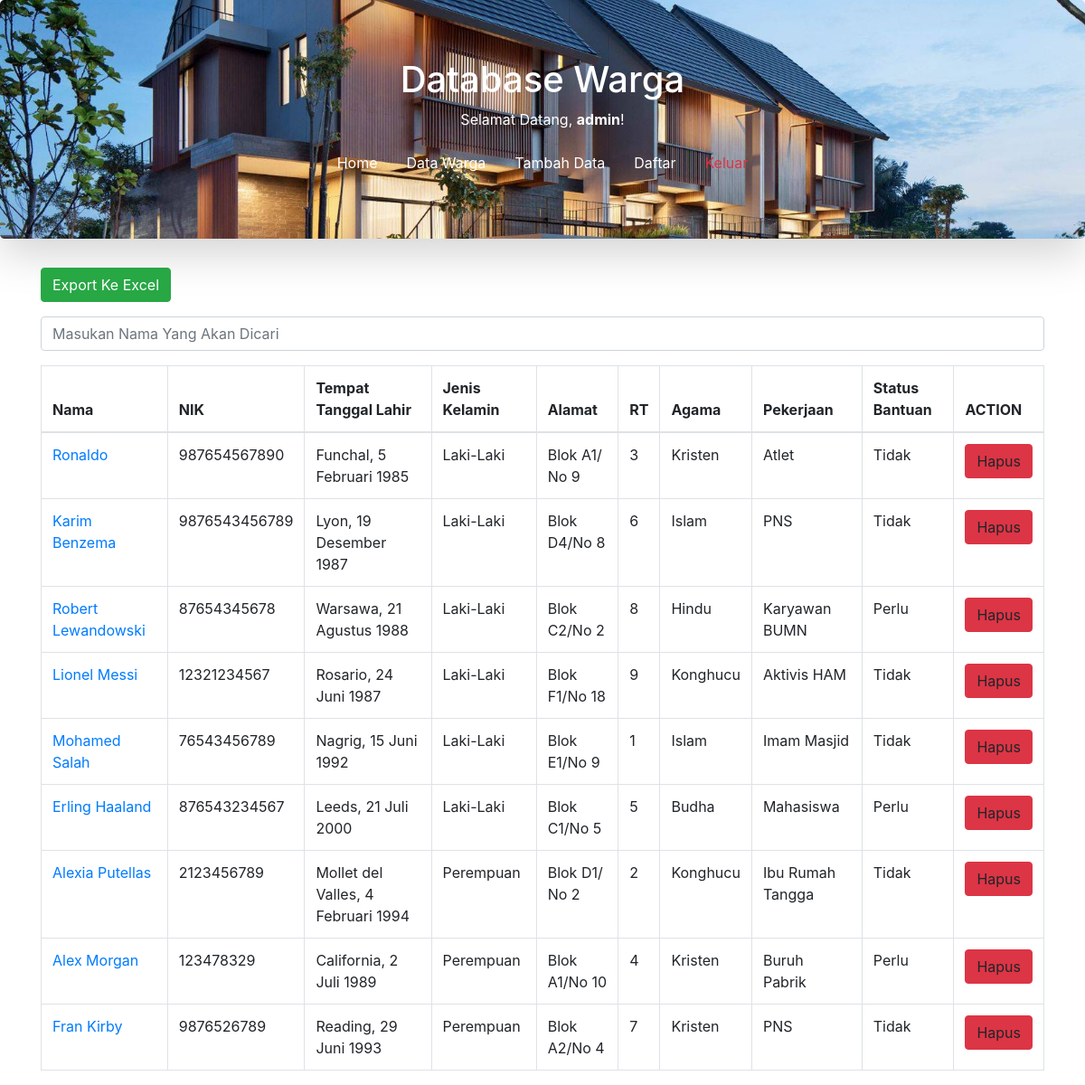
/data/ (signed in), run on the app's committed database.
### pendataan_warga/models.py (models this page shows, shortened)
class data_warga(models.Model):
    nama = models.CharField(max_length= 100)
    nik = models.CharField(max_length=  20)
    tempat_tanggal_lahir = models.CharField(max_length= 100)
    jenis_kelamin = models.ForeignKey(JenisKelamin, on_delete= models.CASCADE, null= True)
    alamat = models.CharField(max_length= 100)
    rt = models.ForeignKey(RukunTtg, on_delete= models.CASCADE, null= True)
    agama = models.ForeignKey(Agama, on_delete= models.CASCADE, null= True)
    pekerjaan = models.CharField(max_length= 100)
    status_bantuan = models.ForeignKey(StatusBantuan, on_delete= models.CASCADE, null= True)
    gambar = models.ImageField(upload_to= 'gambar/', null = True)
    tanggal_upload = models.DateTimeField(auto_now_add = True, null= True)

class JenisKelamin(models.Model):
    nama = models.CharField(max_length= 10)
    def __str__(self):
        return self.nama

class RukunTtg(models.Model):
    nama = models.CharField(max_length=2)
    def __str__(self):
        return self.nama

class Agama(models.Model):
    nama = models.CharField(max_length=10)
    def __str__(self):
        return self.nama

class StatusBantuan(models.Model):
    nama = models.CharField(max_length=10)
    def __str__(self):
        return self.nama

### pendataan_warga/views.py (the view)
# urls.py: path('data/', data_rakyat, name='data_rakyat'),
@login_required(login_url = settings.LOGIN_URL)
def data_rakyat(request):                   #sama kaya method buku
    if request.POST:
        kata_kunci = request.POST['pencarian']
        data = data_warga.objects.filter(nama__contains=kata_kunci)
        konteks = {
            'data': data,
        }
    else:
        data = data_warga.objects.all()
        konteks = {
            'data': data,
        }
    return render(request, 'data_warga.html', konteks)

### pendataan_warga/templates/data_warga.html (shortened to what this page needs)
{% extends 'base.html' %}
{% block content %}
<div class="container">
    <div class="row">
        <div class="col-md-12">
                <h3>
                    <a href="{% url 'export_excel' %}" class="btn btn-success text-right">Export Ke Excel</a>
                </h3>
                <div class="mt-3 mb-3">
                    <form action="" method="post">
                        <input type="search" name="pencarian" placeholder="Masukan Nama Yang Akan Dicari" class="form-control">
                    </form>
                    </div>
            <table class="table table-bordered">
                <thead>
                    <tr>
                        <th>Nama</th>
                        <th>NIK</th>
                        <th>Tempat Tanggal Lahir</th>
                        <th>Jenis Kelamin</th>
                        <th>Alamat</th>
                        <th>RT</th>
                        <th>Agama</th>
                        <th>Pekerjaan</th>
                        <th>Status Bantuan</th>
                        <th>ACTION</th>
                    </tr>
                </thead>
                <tbody>
                    {% for warga in data %}
                    <tr>
                        <td><a href="{% url 'ubah' warga.id %}">{{ warga.nama }}</a></td>
                        <td>{{ warga.nik }}</td>
                        <td>{{ warga.tempat_tanggal_lahir }}</td>
                        <td>{{ warga.jenis_kelamin }}</td>
                        <td>{{ warga.alamat }}</td>
                        <td>{{ warga.rt }}</td>
                        <td>{{ warga.agama }}</td>
                        <td>{{ warga.pekerjaan }}</td>
                        <td>{{ warga.status_bantuan }}</td>
                        <td>
                            <a data-toggle="modal" data-target="#hapus-{{ warga.id }}" class="btn btn-danger">Hapus</a>
                        </td>
                    </tr>
                    {% endfor %}
                </tbody>
            </table>
        </div>
    </div>
</div>
{% endblock %}

### templates/judul.html
<div class="jumbotron text-center text-white shadow-lg">
    <h1>Database Warga</h1>
    {% if user.is_authenticated %}
      <p>Selamat Datang, <strong>{{ user }}</strong>!</p>
      <nav class="nav justify-content-center">
        <a href="{% url 'home' %}" class="nav-link text-white">Home</a>
        <a href="{% url 'data_rakyat' %}" class="nav-link text-white">Data Warga</a>
        <a href="{% url 'tambah_warga' %}" class="nav-link text-white">Tambah Data</a>
        <a href="{% url 'signup' %}" class="nav-link text-white">Daftar</a>
        <a href="{% url 'keluar' %}" class="nav-link text-danger">Keluar</a>
      </nav>
    {% endif %}
</div>

### static/css/style.css (style rules this page uses)
body { background-color: #FFFF; }
.jumbotron { background-image: url('../images/perumahan.jpg') ; background-position: center; background-size: cover; }

### data on the page
data_warga: nama "Ronaldo", nik "987654567890", tempat_tanggal_lahir "Funchal, 5 Februari 1985", jenis_kelamin "Laki-Laki", alamat "Blok A1/ No 9", rt "3", agama "Kristen", pekerjaan "Atlet", status_bantuan "Tidak"
data_warga: nama "Karim Benzema", nik "9876543456789", tempat_tanggal_lahir "Lyon, 19 Desember 1987", jenis_kelamin "Laki-Laki", alamat "Blok D4/No 8", rt "6", agama "Islam", pekerjaan "PNS", status_bantuan "Tidak"
data_warga: nama "Robert Lewandowski", nik "87654345678", tempat_tanggal_lahir "Warsawa, 21 Agustus 1988", jenis_kelamin "Laki-Laki", alamat "Blok C2/No 2", rt "8", agama "Hindu", pekerjaan "Karyawan BUMN", status_bantuan "Perlu"
data_warga: nama "Lionel Messi", nik "12321234567", tempat_tanggal_lahir "Rosario, 24 Juni 1987", jenis_kelamin "Laki-Laki", alamat "Blok F1/No 18", rt "9", agama "Konghucu", pekerjaan "Aktivis HAM", status_bantuan "Tidak"
data_warga: nama "Mohamed Salah", nik "76543456789", tempat_tanggal_lahir "Nagrig, 15 Juni 1992", jenis_kelamin "Laki-Laki", alamat "Blok E1/No 9", rt "1", agama "Islam", pekerjaan "Imam Masjid", status_bantuan "Tidak"
data_warga: nama "Erling Haaland", nik "876543234567", tempat_tanggal_lahir "Leeds, 21 Juli 2000", jenis_kelamin "Laki-Laki", alamat "Blok C1/No 5", rt "5", agama "Budha", pekerjaan "Mahasiswa", status_bantuan "Perlu"
data_warga: nama "Alexia Putellas", nik "2123456789", tempat_tanggal_lahir "Mollet del Valles, 4 Februari 1994", jenis_kelamin "Perempuan", alamat "Blok D1/ No 2", rt "2", agama "Konghucu", pekerjaan "Ibu Rumah Tangga", status_bantuan "Tidak"
data_warga: nama "Alex Morgan", nik "123478329", tempat_tanggal_lahir "California, 2 Juli 1989", jenis_kelamin "Perempuan", alamat "Blok A1/No 10", rt "4", agama "Kristen", pekerjaan "Buruh Pabrik", status_bantuan "Perlu"
data_warga: nama "Fran Kirby", nik "9876526789", tempat_tanggal_lahir "Reading, 29 Juni 1993", jenis_kelamin "Perempuan", alamat "Blok A2/No 4", rt "7", agama "Kristen", pekerjaan "PNS", status_bantuan "Tidak"

### other printed values
{{ user }} "admin"
